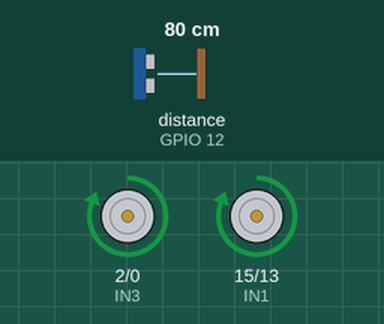
A sketch run on a simulated ESP8266 (NodeMCU). On the bench: motor-driver pin pairs drawn as motors (green arrow = first pin HIGH = forward, orange = second pin HIGH = backward, longer = more drive). Wiring (inferred from the names in the program): ultrasonic range finder: trigger GPIO 14; echo GPIO 12. Inputs (shaded band) come from the test bench; at power-on: distance to the obstacle (sensor on GPIO 12) 80 cm. The echo pulse lasts 58.3 µs per cm; what the sketch prints to the serial monitor is not drawn.

Above: at 1.2 s.
1.3 s: distance to the obstacle (sensor on GPIO 12) set to 53 cm
2.8 s: distance to the obstacle (sensor on GPIO 12) set to 47 cm
At 4.0 s:
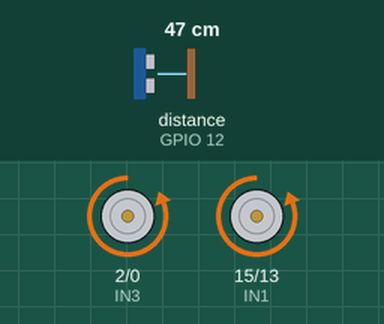
4.3 s: distance to the obstacle (sensor on GPIO 12) set to 12 cm
5.8 s: distance to the obstacle (sensor on GPIO 12) set to 9 cm
At 6.3 s:
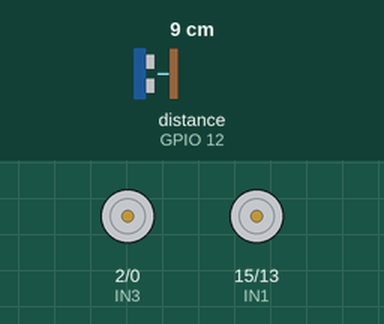
7.3 s: distance to the obstacle (sensor on GPIO 12) set to 120 cm
At 7.7 s:
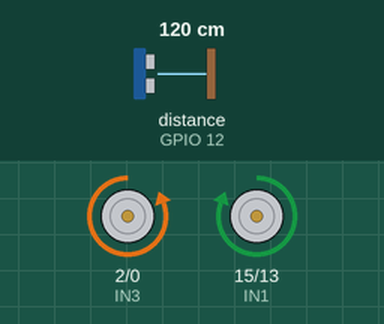
8.8 s: distance to the obstacle (sensor on GPIO 12) set to 106 cm
10.3 s: distance to the obstacle (sensor on GPIO 12) set to 97 cm
At 11.0 s:
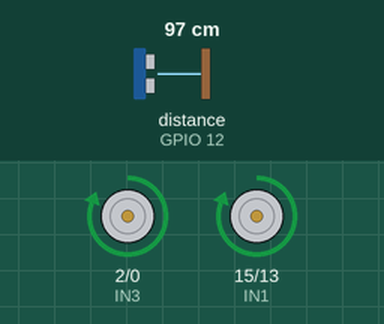
Timing chart, 0 to 12.8 s (numbered marks = the images above; inputs shaded):
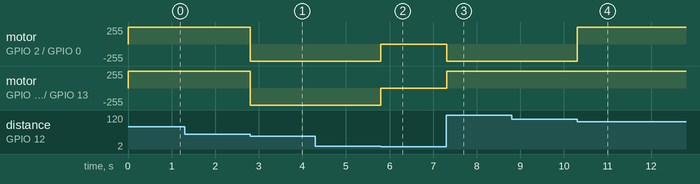

The sketch:

Ultrasonic_dc_motor.ino
```cpp
/*Nodemcu ESP8266 WIFI control car.
 * This code created by sritu hobby team.
 * https://srituhobby.com
 */


#include <ESP8266WiFi.h>


//Motor PINs
const int trigPin = 14;  // D5 -> GPIO14
const int echoPin = 12;  // D6 -> GPIO12

#define IN1  15          // L298N in1 motors Right           GPIO15(D8)
#define IN2  13          // L298N in2 motors Right           GPIO13(D7)
#define IN3  2           // L298N in3 motors Left            GPIO2(D4)
#define IN4  0           // L298N in4 motors Left            GPIO0(D3)


bool forward = 0;
bool backward = 0;
bool left = 0;
bool right = 0;
int move;


void setup() {

  Serial.begin(115200);
  pinMode(trigPin, OUTPUT);
  pinMode(echoPin, INPUT);
  pinMode(IN1, OUTPUT);
  pinMode(IN2, OUTPUT);
  pinMode(IN3, OUTPUT);
  pinMode(IN4, OUTPUT);


}


void smartcar() {
  if (move == 1) {
    carforward();
    Serial.println("carforward");
  } else if (move == 2) {
    carbackward();
    Serial.println("carbackward");
  } else if (move == 3) {
    carturnleft();
    Serial.println("carfleft");
  } else if (move == 4) {
    carturnright();
    Serial.println("carright");
  } else if (move==5) {
    carStop();
    Serial.println("carstop");
  }

}
void loop() {
  digitalWrite(trigPin, LOW);
  delayMicroseconds(5);
  digitalWrite(trigPin, HIGH);
  delayMicroseconds(10);
  digitalWrite(trigPin, LOW);

  long duration = pulseIn(echoPin, HIGH, 30000); // Timeout added
  int distance = duration * 0.034 / 2;
  Serial.print("Distance: ");
  Serial.println(distance);

  if(distance<10)
  {
    move =5;

  }
  else if(distance<50)
  {
    move=4;
  }
   else if(distance<100)
  {
    move=3;
  }
   else if(distance<150)
  {
    move=2;
  }
   else if(distance<200)
  {
    move=1;
  }
 smartcar();

}

void carforward() {

  digitalWrite(IN1, LOW);
  digitalWrite(IN2, HIGH);
  digitalWrite(IN3, HIGH);
  digitalWrite(IN4, LOW);
}
void carbackward() {

  digitalWrite(IN1, HIGH);
  digitalWrite(IN2, LOW);
  digitalWrite(IN3, LOW);
  digitalWrite(IN4, HIGH);
}
void carturnleft() {

  digitalWrite(IN1, HIGH);
  digitalWrite(IN2, LOW);
  digitalWrite(IN3, HIGH);
  digitalWrite(IN4, LOW);
}
void carturnright() {

  digitalWrite(IN1, LOW);
  digitalWrite(IN2, HIGH);
  digitalWrite(IN3, LOW);
  digitalWrite(IN4, HIGH);
}
void carStop() {
  digitalWrite(IN1, LOW);
  digitalWrite(IN2, LOW);
  digitalWrite(IN3, LOW);
  digitalWrite(IN4, LOW);
}
//  Working esp8266 with ultrasonic sensor


/*
#include <ESP8266WiFi.h>

//int ledPin = 12; // choose pin for the LED D6
int inputPin = 04; // choose input pin (for Infrared sensor) D2
int val = 0; // variable for reading the pin status
//Motor PINs
const int trigPin = 14;  // D5 -> GPIO14
const int echoPin = 12;  // D6 -> GPIO12

#define IN1  15          // L298N in1 motors Right           GPIO15(D8)
#define IN2  13          // L298N in2 motors Right           GPIO13(D7)
#define IN3  2           // L298N in3 motors Left            GPIO2(D4)
#define IN4  0           // L298N in4 motors Left            GPIO0(D3)


bool forward = 0;
bool backward = 0;
bool left = 0;
bool right = 0;
int move;


void setup() {

  Serial.begin(115200);
  pinMode(trigPin, OUTPUT);
  pinMode(echoPin, INPUT);
  pinMode(IN2, OUTPUT);
  pinMode(IN3, OUTPUT);
  pinMode(IN4, OUTPUT);
}


void smartcar() {
  if (move == 1) {
    carforward();
    Serial.println("carforward");
  } else if (move == 2) {
    carbackward();
    Serial.println("carbackward");
  } else if (move == 3) {
    carturnleft();
    Serial.println("carfleft");
  } else if (move == 4) {
    carturnright();
    Serial.println("carright");
  } else if (move==5) {
    carStop();
    Serial.println("carstop");
  }

}
void loop() {
  digitalWrite(trigPin, LOW);
  delayMicroseconds(5);
  digitalWrite(trigPin, HIGH);
  delayMicroseconds(10);
  digitalWrite(trigPin, LOW);

  long duration = pulseIn(echoPin, HIGH, 30000); // Timeout added
  int distance = duration * 0.034 / 2;
  Serial.print("Distance: ");
  Serial.println(distance);

  if(distance<10)
  {
    move =5;

  }
  else if(distance<50)
  {
    move=1;
  }
   else if(distance<100)
  {
    move=2;
  }
   else if(distance<150)
  {
    move=3;
  }
   else if(distance<200)
  {
    move=4;
  }
   val = digitalRead(inputPin); // read input value
   if (val == HIGH)
   { // check if the input is HIGH
      digitalWrite(ledPin, LOW); // turn LED OFF
     Serial.println("Object Detected!");
   }
   else
   {
      digitalWrite(ledPin, HIGH); // turn LED ON
       Serial.println("No OBJECT");
   }
 smartcar();

}

void carforward() {

  digitalWrite(IN1, LOW);
  digitalWrite(IN2, HIGH);
  digitalWrite(IN3, HIGH);
  digitalWrite(IN4, LOW);
}
void carbackward() {

  digitalWrite(IN1, HIGH);
  digitalWrite(IN2, LOW);
  digitalWrite(IN3, LOW);
  digitalWrite(IN4, HIGH);
}
void carturnleft() {

  digitalWrite(IN1, HIGH);
  digitalWrite(IN2, LOW);
  digitalWrite(IN3, HIGH);
  digitalWrite(IN4, LOW);
}
void carturnright() {

  digitalWrite(IN1, LOW);
  digitalWrite(IN2, HIGH);
  digitalWrite(IN3, LOW);
  digitalWrite(IN4, HIGH);
}
void carStop() {
  digitalWrite(IN1, LOW);
  digitalWrite(IN2, LOW);
  digitalWrite(IN3, LOW);
  digitalWrite(IN4, LOW);
}

*/

/*
 * Interface InfraRed Sensor Using NodeMCU
 * By TheCircuit
 * Red :     5V
 * Brown: Sensor output
 * Black : Ground
*/
```

Measured:
- the behaviour switches between 51 and 50 cm on distance to the obstacle (sensor on GPIO 12) (found by bisection; images 0 and 1)
- the behaviour switches between 11 and 10 cm on distance to the obstacle (sensor on GPIO 12) (found by bisection; images 1 and 2)
- the behaviour switches between 101 and 100 cm on distance to the obstacle (sensor on GPIO 12) (found by bisection; images 3 and 4)
- after the input at 2.8 s, motor on GPIO 2 (IN3) / GPIO 0 (IN4), motor on GPIO 15 (IN1) / GPIO 13 (IN2): forward 255/255 → backward 255/255 at once
- after the input at 5.8 s, motor on GPIO 2 (IN3) / GPIO 0 (IN4), motor on GPIO 15 (IN1) / GPIO 13 (IN2): backward 255/255 → stopped at once
- after the input at 7.3 s, motor on GPIO 2 (IN3) / GPIO 0 (IN4): stopped → backward 255/255 at once; motor on GPIO 15 (IN1) / GPIO 13 (IN2): stopped → forward 255/255 at once
- after the input at 10.3 s, motor on GPIO 2 (IN3) / GPIO 0 (IN4): backward 255/255 → forward 255/255 at once
